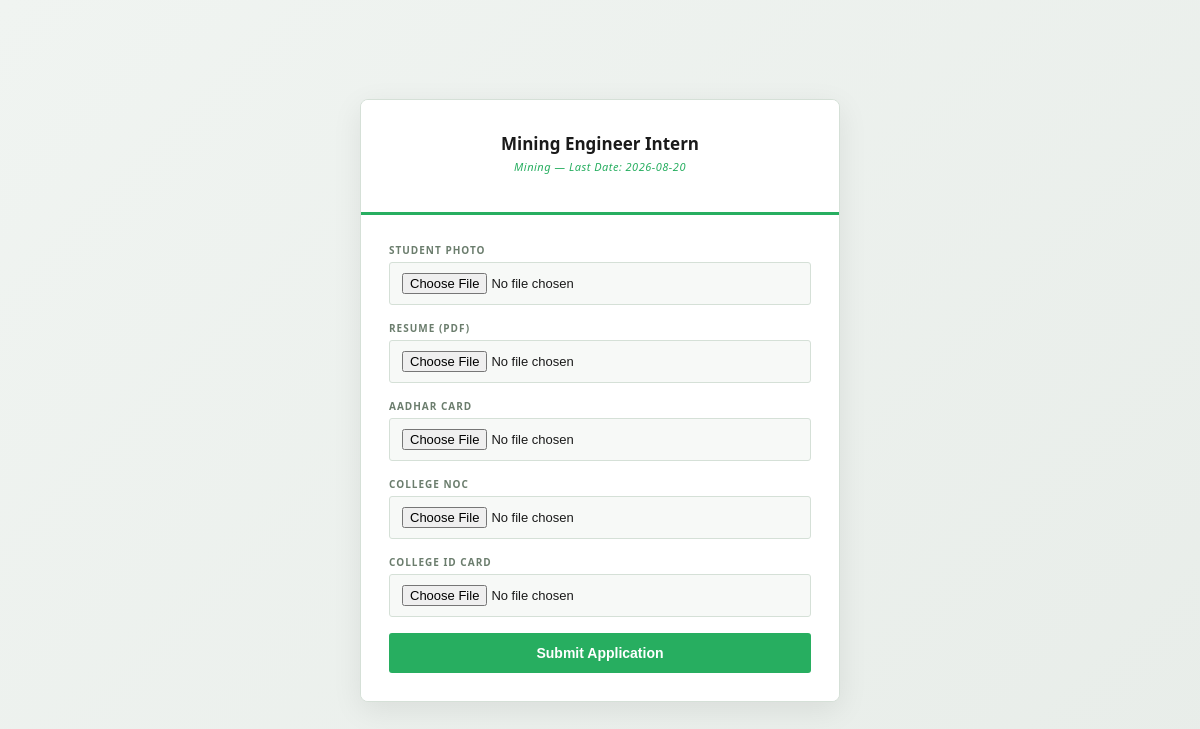
/apply/2 (signed in), run on the app's committed database.
### tables this page shows
CREATE TABLE internship_posts (
        id INTEGER PRIMARY KEY AUTOINCREMENT,
        title TEXT NOT NULL,
        department TEXT,
        total_seats INTEGER,
        last_date TEXT,
        is_active INTEGER DEFAULT 1
    );

### app.py (the view, shortened to what this page needs)
@app.route('/apply/<int:post_id>', methods=['GET', 'POST'])
def apply(post_id):
    if 'student_email' not in session:
        return redirect('/login')
    post = get_post_by_id(post_id)
    return render_template('apply.html', post=post, submitted=False)

### database.py (called while the page is built)
def get_db():
    conn = sqlite3.connect(DB_NAME)
    conn.row_factory = sqlite3.Row
    return conn

def get_post_by_id(post_id):
    conn = get_db()
    post = conn.execute("SELECT * FROM internship_posts WHERE id = ?", (post_id,)).fetchone()
    conn.close()
    return post

### templates/apply.html (shortened to what this page needs)
{% extends "base.html" %}
{% block content %}
<div class="login-wrap">
  <div class="login-card" style="width:480px;">
    <div class="login-head">
      <h1>{{ post['title'] }}</h1>
      <p class="tagline">{{ post['department'] }} — Last Date: {{ post['last_date'] }}</p>
    </div>
    <div class="login-body">
      {% if submitted %}
        <div class="login-error" style="color:#27ae60; border-color:#27ae60;">Application aur documents successfully submit ho gaye! HR approval ka wait karo.</div>
        <a href="/my-applications" class="btn btn-primary" style="display:block; text-align:center; padding:12px; text-decoration:none;">View My Applications</a>
      {% else %}
        <form method="POST" enctype="multipart/form-data">
          <div class="form-group"><label>Student Photo</label><input type="file" name="photo" accept=".jpg,.jpeg,.png" required></div>
          <div class="form-group"><label>Resume (PDF)</label><input type="file" name="resume" accept=".pdf" required></div>
          <div class="form-group"><label>Aadhar Card</label><input type="file" name="aadhar" accept=".jpg,.jpeg,.png,.pdf" required></div>
          <div class="form-group"><label>College NOC</label><input type="file" name="noc" accept=".pdf,.jpg,.jpeg,.png" required></div>
          <div class="form-group"><label>College ID Card</label><input type="file" name="id_card" accept=".jpg,.jpeg,.png,.pdf" required></div>
          <button type="submit" class="btn btn-primary" style="width:100%; padding:12px;">Submit Application</button>
        </form>
      {% endif %}
    </div>
  </div>
</div>
{% endblock %}

### static/css/main.css (style rules this page uses)
* { box-sizing: border-box; margin: 0; padding: 0; }
body { font-family: 'Segoe UI', sans-serif; background: #f5f7f6; color: #1a1a1a; min-height: 100vh; }
.login-wrap { min-height: 100vh; display: flex; align-items: center; justify-content: center; background: linear-gradient(135deg, #f0f4f1 0%, #e8ede9 100%); }
.login-card { width: 400px; background: #ffffff; border: 1px solid #d5e0d7; border-radius: 8px; overflow: hidden; box-shadow: 0 8px 30px rgba(0,0,0,0.08); }
.login-head { background: #ffffff; padding: 32px 28px 24px; text-align: center; border-bottom: 3px solid #27ae60; }
.login-head h1 { font-size: 17px; font-weight: 700; color: #1a1a1a; margin-bottom: 4px; }
.login-head .tagline { font-size: 11px; color: #27ae60; font-style: italic; margin-bottom: 14px; letter-spacing: 0.5px; }
.login-body { padding: 28px; background: #ffffff; }
.form-group { margin-bottom: 16px; }
.form-group label { display: block; font-size: 10px; font-weight: 700; letter-spacing: 1px; text-transform: uppercase; color: #6b7d6d; margin-bottom: 5px; }
.form-group input { width: 100%; background: #f7f9f7; border: 1px solid #d5e0d7; border-radius: 3px; padding: 10px 12px; color: #1a1a1a; font-size: 13px; outline: none; transition: border-color 0.2s; }
.btn { border: none; border-radius: 3px; cursor: pointer; font-size: 14px; font-weight: 600; }
.btn-primary { background: #27ae60; color: #fff; }

### data on the page
internship_posts: title "Mining Engineer Intern", department "Mining", last_date "2026-08-20"
